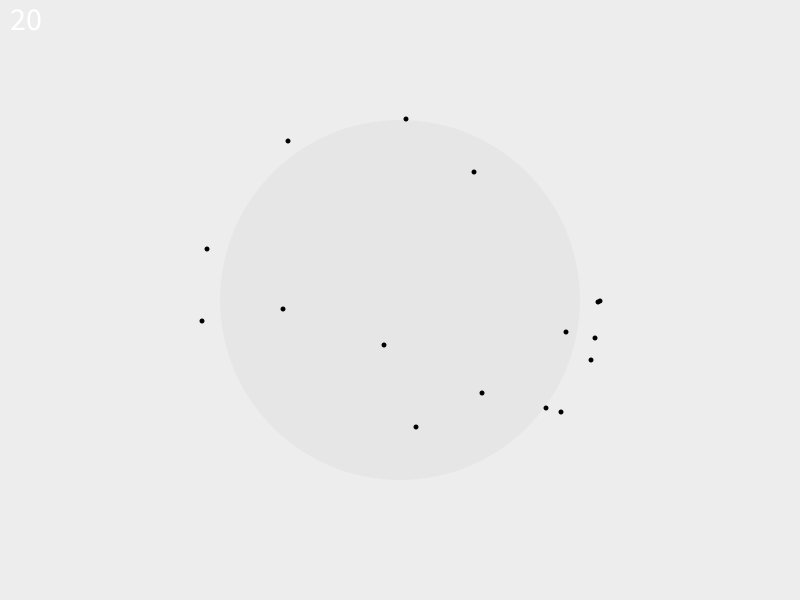
Frame 1 (no input)
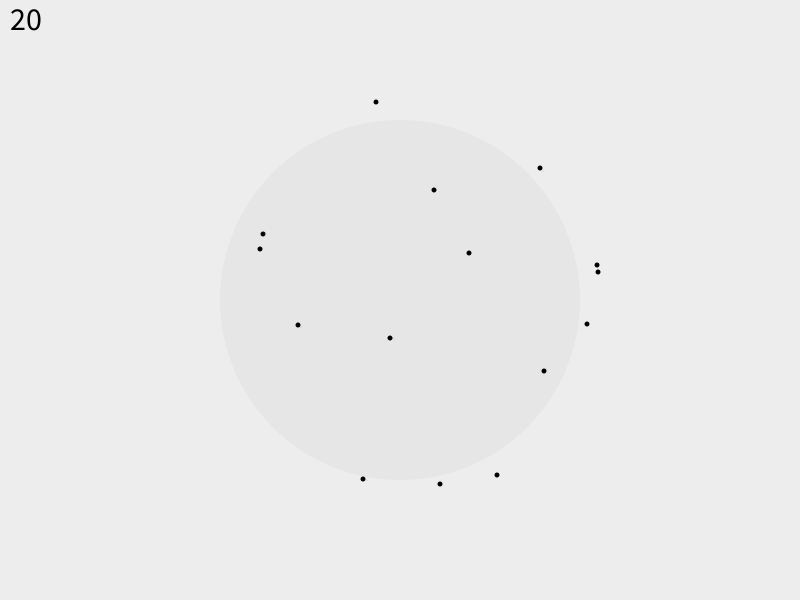
Frame 60 (the mouse pressed at the canvas centre just before this capture)
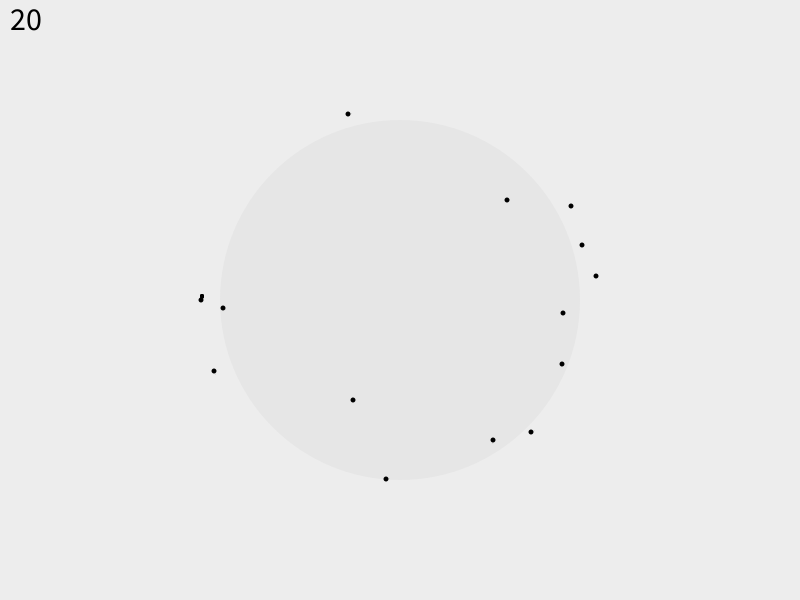
Frame 120 (the mouse held since frame 60 and released just before this capture)

The Processing sketch that drew these frames (run headless with seeded random() and noise(); from frame 60 on, the mouse is pressed at the canvas centre):

// Processing sketch: processing_99487
// ── processing_99487.pde

ArrayList objects;

ArrayList points;

void setup(){
  size(800,600);
  background(237);
  smooth();
  objects = new ArrayList();
  points = new ArrayList();
  
  for(int i = 0; i < 20; i++){
    new Object(random(360),random(360),random(360),5);
  }
  
  
}
void draw(){
  background(237);
  textSize(32);
  stroke(150);
  text(objects.size(), 10, 30); 
  fill(230);
  noStroke();
  ellipse(400,300,360,360);
  
  for(int i = 0; i  < points.size(); i++){
    Point o = (Point) points.get(i);
    fill(255,0,0,110);
    noStroke();
    ellipse(o.x,o.y,2,2);
    fill(255,0,0,3);
    ellipse(o.x,o.y,50,50);
    fill(255,0,0,1);
    ellipse(o.x,o.y,150,150);
  }
  
  for(int i = 0; i  < objects.size(); i++){
    Object o = (Object) objects.get(i);
    boolean safe = true;
    int z = 0;
    for(z = 0; z  < objects.size(); z++){
      Object oz = (Object) objects.get(z);
      if(oz != o && oz.freezone < 0){
        if(abs(oz.xr-o.xr) < max(o.size,oz.size) && abs(oz.yr-o.yr) < max(o.size,oz.size)){
          fill(0);
          safe = false;
          break;
        } else {
          safe = true;
        }
      }
    }
    
    if(safe == true){
      o.run();
    } else {
      //for(int n = 0; n < 3; n++){
        new Object(o.xr,o.yr,random(360),o.size-1);
        new Object(o.xr,o.yr,random(360),o.size-1);
        new Object(o.xr,o.yr,random(360),o.size-1);
        new Object(o.xr,o.yr,random(360),o.size-1);
      //}
        
      float x1 = cos(radians(o.xr))*200;
      float y1 = sin(radians(o.xr))*20;
      float r1 = sqrt(x1*x1+y1*y1);
      float x2 = x1+sin(radians(o.yr));//*((y1));
      float y2 = cos(radians(o.yr))*((10*y1));
      
      stroke(255,0,0,10);
      
      if(  (o.xr > 0 && o.xr < 180) || (o.yr > 0 && o.yr < 180) ){
          
          new Point(round(400+x2),round(300+y2));
      
      }
      objects.remove(i);
      objects.remove(z);

    }
  }
  
}

class Point {
  float x;
  float y;
  Point(float sxr,float syr){
    x = sxr;
    y = syr;
    points.add(this);
  }
}

class Object {

  float xr = 80;
  float yr = 80;
  float dir = 0;
  int freezone = 100;
  float size = 10;
  
  float lx = 0;
  float ly = 0;
  
  Object(float sxr, float syr, float d, float s){
    objects.add(this);
    xr = sxr;
    yr = syr;
    dir = d;
    size = s;
    if(size < 1){
      size = 1;
    }
  }
  
  void run(){   
    freezone--;
    xr += cos(radians(dir));
    yr += sin(radians(dir));
  
    float x1 = cos(radians(xr))*200;
    float y1 = sin(radians(xr))*20;
    float r1 = sqrt(x1*x1+y1*y1);
    float x2 = x1+sin(radians(yr));//*((y1));
    float y2 = cos(radians(yr))*((10*y1));
    
    //line(100,100,100+cos(radians(xr))*h,100+sin(radians(xr))*h);
    if(xr >= 360){
      xr = 0;
    }
    if(yr >= 360){
      yr = 0;
    }
    if(  (xr > 0 && xr < 180) || (yr > 0 && yr < 180) ){
      if(lx != 0 && ly != 0){
        stroke(0,0,0,20);
        line(round(lx),round(ly),round(400+x2),round(300+y2));
      }
      //fill(0,0,0,max((size/5)*255,200));
      fill(0,0,0);
      noStroke();
      ellipse(round(400+x2),round(300+y2),size,size);

    }
    lx = 400+x2;
    ly = 300+y2;
  }
  
}

void drawNoise(){
  for(int y = 0; y < 600; y++){
    for(int x = 0; x < 800; x++){
      stroke(random(255),19);
      point(x,y);
    }
  }
}
